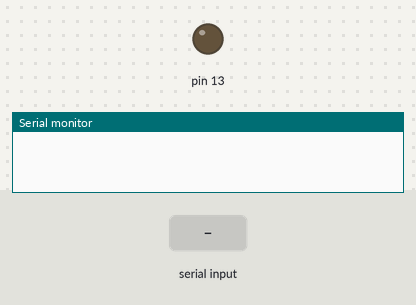
Simulated run of this sketch. Board: Arduino Uno, built with avr-gcc and run on an emulated ATmega328P. Parts: output pins drawn as LEDs (lit = HIGH), the last lines printed to the serial monitor. Inputs (shaded band) come from the test bench.

Above: at 1.2 s.
1.3 s: "on" received over Serial
At 3.2 s:
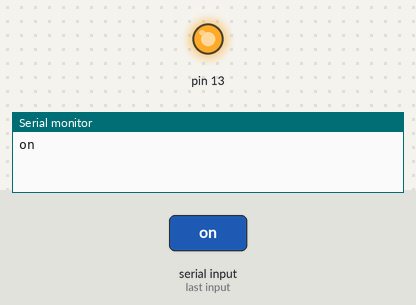
3.8 s: "off" received over Serial
At 5.1 s:
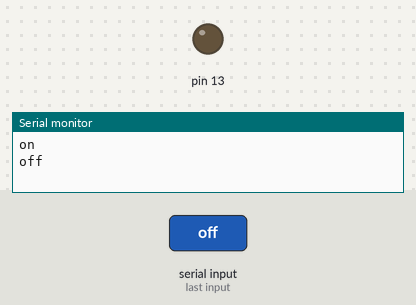
Timing chart, 0 to 6.8 s (numbered marks = the images above; inputs shaded):
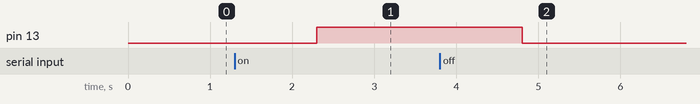

The sketch:

Bluetooth_LED_Control.ino
```cpp
String input;

void setup() {
  Serial.begin(9600);
  pinMode(13, OUTPUT);
  digitalWrite(13, LOW);
}

void loop() {
  if(Serial.available() > 0)
  {
    input = Serial.readString();
    input.trim();
    Serial.println(input);
    if(input == "on") {
      digitalWrite(13, HIGH);
    }
    else if(input == "off") {
      digitalWrite(13, LOW);
    }
  }
}
```

Measured:
- after the input at 1.3 s, pin 13: LOW → HIGH after 1.0 s
- after the input at 3.8 s, pin 13: HIGH → LOW after 1.0 s
